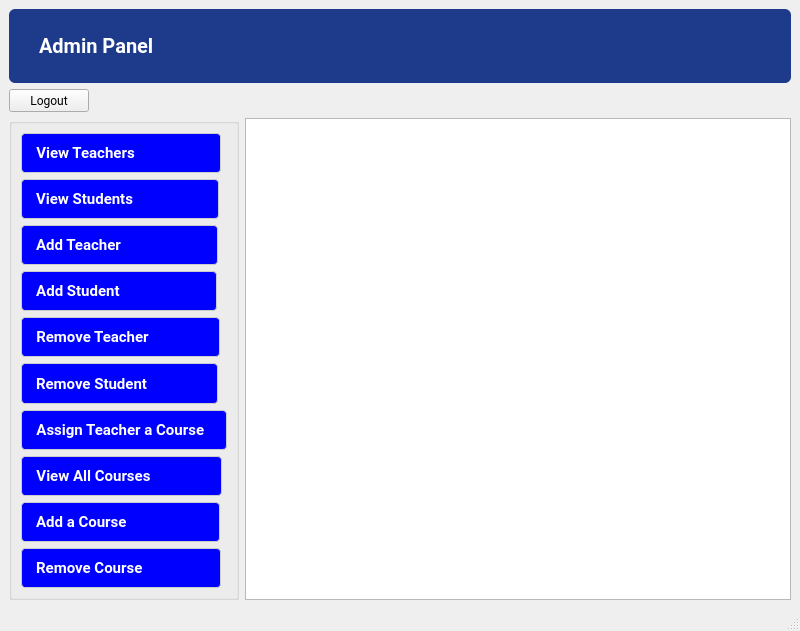
<?xml version="1.0" encoding="UTF-8"?>
<ui version="4.0">
 <class>admin</class>
 <widget class="QMainWindow" name="admin">
  <property name="geometry">
   <rect>
    <x>0</x>
    <y>0</y>
    <width>800</width>
    <height>631</height>
   </rect>
  </property>
  <property name="sizePolicy">
   <sizepolicy hsizetype="Preferred" vsizetype="Expanding">
    <horstretch>0</horstretch>
    <verstretch>0</verstretch>
   </sizepolicy>
  </property>
  <property name="windowTitle">
   <string>Admin Panel</string>
  </property>
  <property name="windowIcon">
   <iconset resource="resources.qrc">
    <normaloff>:/logo/1.png</normaloff>:/logo/1.png</iconset>
  </property>
  <property name="styleSheet">
   <string notr="true">QWidget {
    background: qlineargradient(
        x1:0, y1:0, x2:0, y2:1,
        stop:0 #EEF2FF,   /* Very light blue */
        stop:1 #E0E7FF    /* Soft educational purple */
    );
    font-family: Segoe UI, Roboto, Arial;
}</string>
  </property>
  <widget class="QWidget" name="centralwidget">
   <layout class="QFormLayout" name="formLayout_2">
    <item row="1" column="0">
     <widget class="QGroupBox" name="groupBox">
      <property name="sizePolicy">
       <sizepolicy hsizetype="Fixed" vsizetype="Expanding">
        <horstretch>0</horstretch>
        <verstretch>0</verstretch>
       </sizepolicy>
      </property>
      <property name="title">
       <string/>
      </property>
      <layout class="QVBoxLayout" name="verticalLayout">
       <item>
        <widget class="QPushButton" name="viewteachers">
         <property name="sizePolicy">
          <sizepolicy hsizetype="Fixed" vsizetype="Expanding">
           <horstretch>0</horstretch>
           <verstretch>0</verstretch>
          </sizepolicy>
         </property>
         <property name="styleSheet">
          <string notr="true">QPushButton {
    background-color: blue;
     color: white;
	font-weight: bold;
    padding: 6px 14px;
    font-size: 15px;
    border-radius: 4px;
    border: 1px solid #CCCCCC;
}

QPushButton:hover {
    background-color: #E5E5E5;
	color:black
}

QPushButton:pressed {
    background-color: #D4D4D4;
	color:black
}</string>
         </property>
         <property name="text">
          <string>View Teachers                   </string>
         </property>
        </widget>
       </item>
       <item>
        <widget class="QPushButton" name="viewstudents">
         <property name="sizePolicy">
          <sizepolicy hsizetype="Fixed" vsizetype="Expanding">
           <horstretch>0</horstretch>
           <verstretch>0</verstretch>
          </sizepolicy>
         </property>
         <property name="styleSheet">
          <string notr="true">QPushButton {
    background-color: blue;
     color: white;
	font-weight: bold;
    padding: 6px 14px;
    font-size: 15px;
    border-radius: 4px;
    border: 1px solid #CCCCCC;
}

QPushButton:hover {
    background-color: #E5E5E5;
	color:black
}

QPushButton:pressed {
    background-color: #D4D4D4;
	color:black
}</string>
         </property>
         <property name="text">
          <string>View Students                   </string>
         </property>
        </widget>
       </item>
       <item>
        <widget class="QPushButton" name="addteacher">
         <property name="sizePolicy">
          <sizepolicy hsizetype="Fixed" vsizetype="Expanding">
           <horstretch>0</horstretch>
           <verstretch>0</verstretch>
          </sizepolicy>
         </property>
         <property name="styleSheet">
          <string notr="true">QPushButton {
    background-color: blue;
     color: white;
	font-weight: bold;
    padding: 6px 14px;
    font-size: 15px;
    border-radius: 4px;
    border: 1px solid #CCCCCC;
}

QPushButton:hover {
    background-color: #E5E5E5;
	color:black
}

QPushButton:pressed {
    background-color: #D4D4D4;
	color:black
}</string>
         </property>
         <property name="text">
          <string>Add Teacher                      </string>
         </property>
        </widget>
       </item>
       <item>
        <widget class="QPushButton" name="addstudent">
         <property name="sizePolicy">
          <sizepolicy hsizetype="Fixed" vsizetype="Expanding">
           <horstretch>0</horstretch>
           <verstretch>0</verstretch>
          </sizepolicy>
         </property>
         <property name="styleSheet">
          <string notr="true">QPushButton {
    background-color: blue;
     color: white;
	font-weight: bold;
    padding: 6px 14px;
    font-size: 15px;
    border-radius: 4px;
    border: 1px solid #CCCCCC;
}

QPushButton:hover {
    background-color: #E5E5E5;
	color:black
}

QPushButton:pressed {
    background-color: #D4D4D4;
	color:black
}</string>
         </property>
         <property name="text">
          <string>Add Student                      </string>
         </property>
        </widget>
       </item>
       <item>
        <widget class="QPushButton" name="removeteacher">
         <property name="sizePolicy">
          <sizepolicy hsizetype="Fixed" vsizetype="Expanding">
           <horstretch>0</horstretch>
           <verstretch>0</verstretch>
          </sizepolicy>
         </property>
         <property name="styleSheet">
          <string notr="true">QPushButton {
    background-color: blue;
     color: white;
	font-weight: bold;
    padding: 6px 14px;
    font-size: 15px;
    border-radius: 4px;
    border: 1px solid #CCCCCC;
}

QPushButton:hover {
    background-color: #E5E5E5;
	color:black
}

QPushButton:pressed {
    background-color: #D4D4D4;
	color:black
}</string>
         </property>
         <property name="text">
          <string>Remove Teacher               </string>
         </property>
        </widget>
       </item>
       <item>
        <widget class="QPushButton" name="removestudent">
         <property name="sizePolicy">
          <sizepolicy hsizetype="Fixed" vsizetype="Expanding">
           <horstretch>0</horstretch>
           <verstretch>0</verstretch>
          </sizepolicy>
         </property>
         <property name="styleSheet">
          <string notr="true">QPushButton {
    background-color: blue;
     color: white;
	font-weight: bold;
    padding: 6px 14px;
    font-size: 15px;
    border-radius: 4px;
    border: 1px solid #CCCCCC;
}

QPushButton:hover {
    background-color: #E5E5E5;
	color:black
}

QPushButton:pressed {
    background-color: #D4D4D4;
	color:black
}</string>
         </property>
         <property name="text">
          <string>Remove Student               </string>
         </property>
        </widget>
       </item>
       <item>
        <widget class="QPushButton" name="assignteacher">
         <property name="sizePolicy">
          <sizepolicy hsizetype="Fixed" vsizetype="Expanding">
           <horstretch>0</horstretch>
           <verstretch>0</verstretch>
          </sizepolicy>
         </property>
         <property name="styleSheet">
          <string notr="true">QPushButton {
    background-color: blue;
     color: white;
	font-weight: bold;
    padding: 6px 14px;
    font-size: 15px;
    border-radius: 4px;
    border: 1px solid #CCCCCC;
}

QPushButton:hover {
    background-color: #E5E5E5;
	color:black
}

QPushButton:pressed {
    background-color: #D4D4D4;
	color:black
}</string>
         </property>
         <property name="text">
          <string>Assign Teacher a Course  </string>
         </property>
        </widget>
       </item>
       <item>
        <widget class="QPushButton" name="allcourses">
         <property name="sizePolicy">
          <sizepolicy hsizetype="Fixed" vsizetype="Expanding">
           <horstretch>0</horstretch>
           <verstretch>0</verstretch>
          </sizepolicy>
         </property>
         <property name="styleSheet">
          <string notr="true">QPushButton {
    background-color: blue;
     color: white;
	font-weight: bold;
    padding: 6px 14px;
    font-size: 15px;
    border-radius: 4px;
    border: 1px solid #CCCCCC;
}

QPushButton:hover {
    background-color: #E5E5E5;
	color:black
}

QPushButton:pressed {
    background-color: #D4D4D4;
	color:black
}</string>
         </property>
         <property name="text">
          <string>View All Courses               </string>
         </property>
        </widget>
       </item>
       <item>
        <widget class="QPushButton" name="addcourse">
         <property name="sizePolicy">
          <sizepolicy hsizetype="Fixed" vsizetype="Expanding">
           <horstretch>0</horstretch>
           <verstretch>0</verstretch>
          </sizepolicy>
         </property>
         <property name="styleSheet">
          <string notr="true">QPushButton {
    background-color: blue;
     color: white;
	font-weight: bold;
    padding: 6px 14px;
    font-size: 15px;
    border-radius: 4px;
    border: 1px solid #CCCCCC;
}

QPushButton:hover {
    background-color: #E5E5E5;
	color:black
}

QPushButton:pressed {
    background-color: #D4D4D4;
	color:black
}</string>
         </property>
         <property name="text">
          <string>Add a Course                     </string>
         </property>
        </widget>
       </item>
       <item>
        <widget class="QPushButton" name="removecourse">
         <property name="sizePolicy">
          <sizepolicy hsizetype="Fixed" vsizetype="Expanding">
           <horstretch>0</horstretch>
           <verstretch>0</verstretch>
          </sizepolicy>
         </property>
         <property name="styleSheet">
          <string notr="true">QPushButton {
    background-color: blue;
     color: white;
	font-weight: bold;
    padding: 6px 14px;
    font-size: 15px;
    border-radius: 4px;
    border: 1px solid #CCCCCC;
}

QPushButton:hover {
    background-color: #E5E5E5;
	color:black
}

QPushButton:pressed {
    background-color: #D4D4D4;
	color:black
}</string>
         </property>
         <property name="text">
          <string>Remove Course                 </string>
         </property>
        </widget>
       </item>
      </layout>
     </widget>
    </item>
    <item row="1" column="1">
     <widget class="QTableView" name="tableView"/>
    </item>
    <item row="0" column="0" colspan="2">
     <layout class="QFormLayout" name="formLayout">
      <item row="0" column="0" colspan="2">
       <widget class="QLabel" name="label">
        <property name="sizePolicy">
         <sizepolicy hsizetype="Expanding" vsizetype="Fixed">
          <horstretch>0</horstretch>
          <verstretch>0</verstretch>
         </sizepolicy>
        </property>
        <property name="styleSheet">
         <string notr="true">QLabel {
    background-color: #1E3A8A;   /* Deep academic blue */
    color: white;
	font-weight: bold;
    padding: 25px;
    font-size: 20px;
    border-radius: 6px;
    text-align: center;
}</string>
        </property>
        <property name="text">
         <string>Admin Panel</string>
        </property>
       </widget>
      </item>
      <item row="1" column="0">
       <widget class="QPushButton" name="logout">
        <property name="sizePolicy">
         <sizepolicy hsizetype="Fixed" vsizetype="Fixed">
          <horstretch>0</horstretch>
          <verstretch>0</verstretch>
         </sizepolicy>
        </property>
        <property name="contextMenuPolicy">
         <enum>Qt::ContextMenuPolicy::NoContextMenu</enum>
        </property>
        <property name="text">
         <string>Logout</string>
        </property>
       </widget>
      </item>
     </layout>
    </item>
   </layout>
  </widget>
  <widget class="QMenuBar" name="menubar">
   <property name="geometry">
    <rect>
     <x>0</x>
     <y>0</y>
     <width>800</width>
     <height>22</height>
    </rect>
   </property>
  </widget>
  <widget class="QStatusBar" name="statusbar"/>
 </widget>
 <resources>
  <include location="resources.qrc"/>
 </resources>
 <connections/>
</ui>
